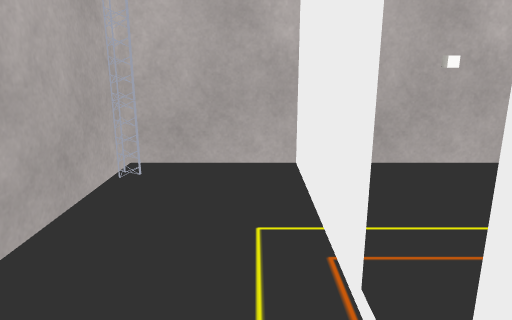
[1] (above)

12 first-person views from a walk through a Unity game level. The camera is 1.4 m above the floor, tilts 14° down and sees 70° across. The floor is counted in squares, 0.5 m on a side. Each view is taken from the middle of a square. On the plan, view 1 faces up. The plan holds only what a view shows up to about 20 squares ahead; the rest is blank. The player is left out. Some surface patterns are stand-ins.

[2]
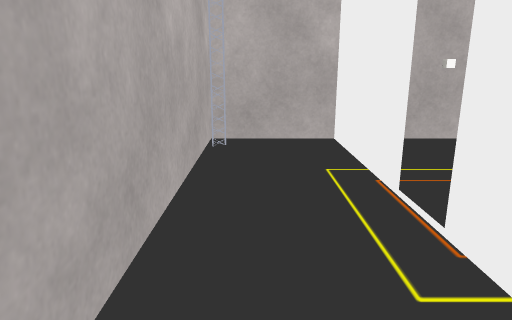

[3]
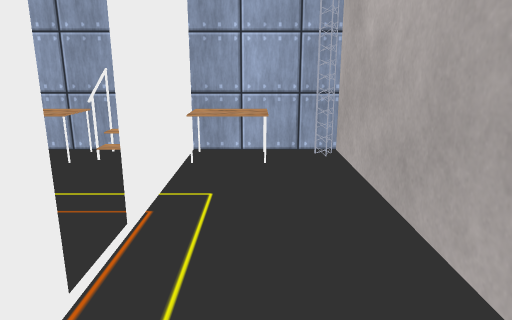

[4]
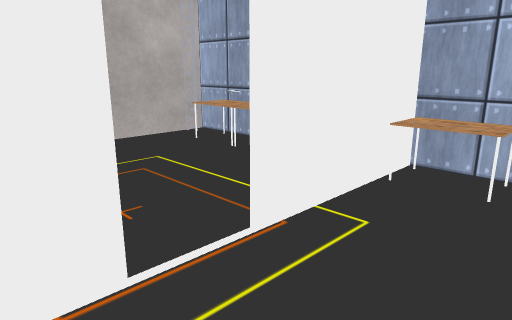

[5]
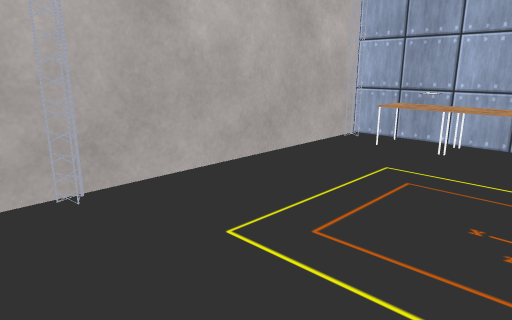

[6]
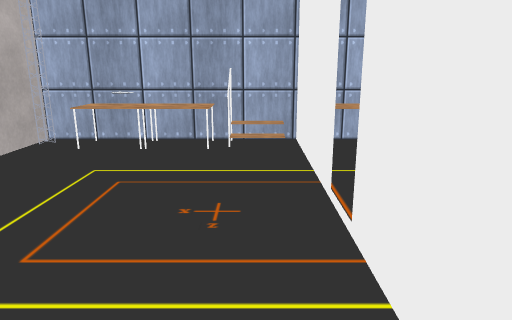

[7]
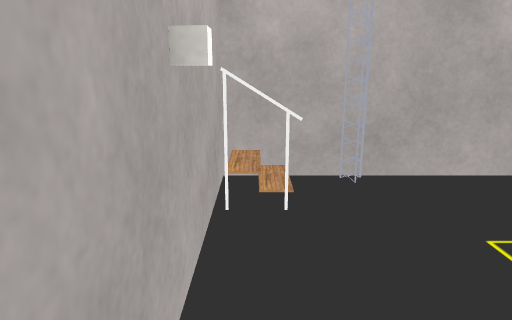

[8]
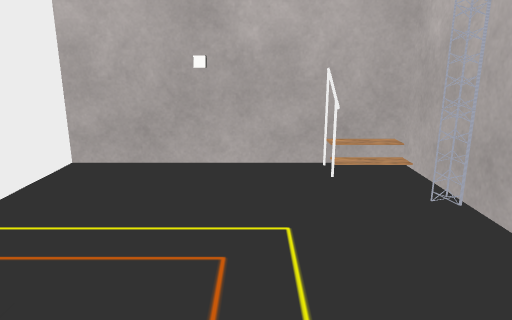

[9]
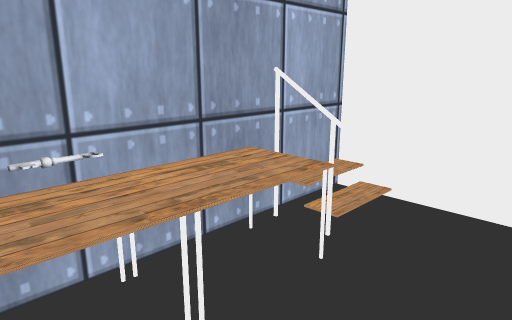

[10]
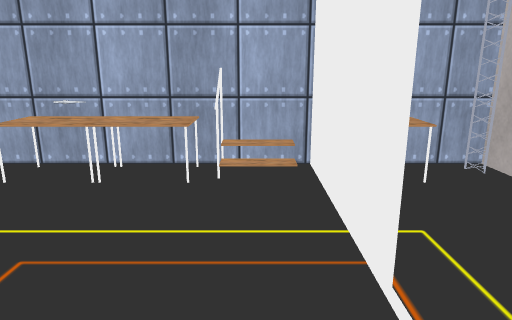

[11]
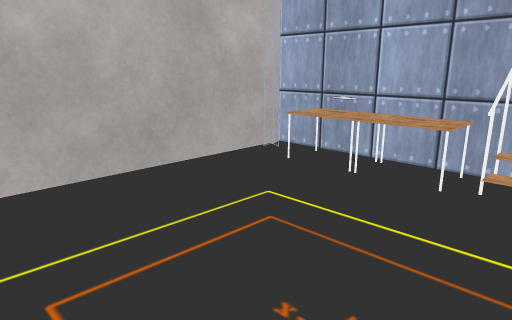

[12]
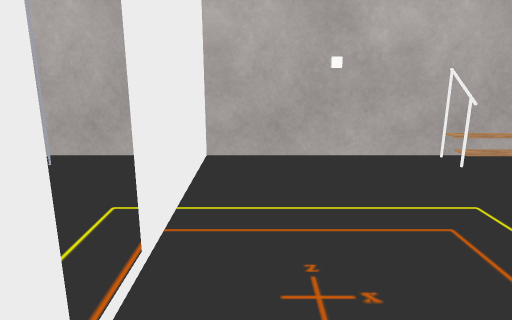

### Floor plan
Points are (right, up) in squares from view 1. A wall is a line through its corners. A room is listed if a view was taken in it or the views show most of it. See-through windows are left out.
Room 1 (views 1, 2, 3, 4)
walls: (1.2, 4.1) (1.2, 10.9); (1.2, -3.5) (1.2, 1.9); (1.1, 10.9) (-3.9, 10.9) (-3.9, -4.8) (1.6, -4.8)
ways out: opening at (1, 3) to room 2
objects: pillar (-3, -4); pillar (-3, 10); table (-1, -4) to (1, -3)
Room 2 (views 5, 6, 7, 8, 9, 10, 11, 12)
walls: (1.4, 1.9) (1.4, -3.6); (4, -2.9) (4, -4.6); (9, 9) (9, 10.7); (4, -4.8) (11.5, -4.8) (11.5, 10.9) (1.1, 10.9); (1.4, 11) (1.4, 4.1)
low walls: (3.5, -3.2) (4.1, -3.2); (3.5, -3.8) (4, -3.8)
ways out: opening at (1, 3) to room 1; opening at (2.5, -3) to room 3
objects: table (5, -4) to (6, -3); table (7, -4) to (9, -3); key (8, -4); pillar (11, 7)
Room 3 (no view inside)
walls: (1.4, -3.6) (1.4, -4.8); (1.6, -4.8) (4, -4.8); (3.9, -4.6) (3.9, -2.9)
ways out: opening at (2.5, -3) to room 2

Where each view was taken, in squares from view 1:
view 1: 0 up, 0 right, facing up
view 2: 4 down, 2 left, facing up
view 3: 8 up, 1 left, facing down
view 4: 6 up, 3 left, facing down-right
view 5: 10 up, 3 right, facing down-right
view 6: 10 up, 3 right, facing down
view 7: 10 up, 2 right, facing right
view 8: 0 up, 7 right, facing up
view 9: 0 up, 9 right, facing down-left
view 10: 6 up, 3 right, facing down
view 11: 6 up, 2 right, facing down-right
view 12: 1 down, 3 right, facing up
